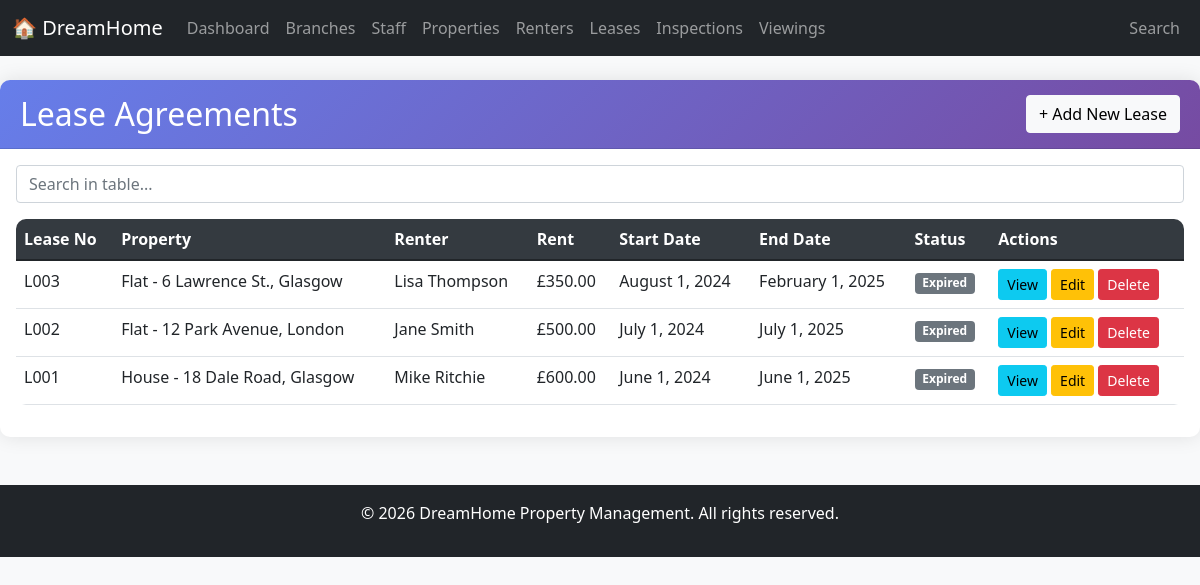
Screenshot of /pages/leases/index.php with the database file from the repository.
### tables this page shows
CREATE TABLE Lease (
    LeaseNo VARCHAR(10) PRIMARY KEY,
    PropertyNo VARCHAR(10) NOT NULL,
    RenterNo VARCHAR(10) NOT NULL,
    StaffNo VARCHAR(10),
    Rent DECIMAL(10,2) NOT NULL,
    DepositAmount DECIMAL(10,2),
    IsDepositPaid BOOLEAN DEFAULT FALSE,
    StartDate DATE NOT NULL,
    EndDate DATE NOT NULL,
    LeaseDuration INT,
    PaymentMethod VARCHAR(50),
    Status ENUM('Active','Expired','Terminated') DEFAULT 'Active',
    CONSTRAINT chk_lease_dates CHECK (EndDate > StartDate),
    FOREIGN KEY (PropertyNo) REFERENCES Property(PropertyNo)
        ON UPDATE CASCADE ON DELETE RESTRICT,
    FOREIGN KEY (RenterNo) REFERENCES Renter(RenterNo)
        ON UPDATE CASCADE ON DELETE RESTRICT,
    FOREIGN KEY (StaffNo) REFERENCES Staff(StaffNo)
        ON UPDATE CASCADE ON DELETE SET NULL
);

CREATE TABLE Property (
    PropertyNo VARCHAR(10) PRIMARY KEY,
    StreetName VARCHAR(100) NOT NULL,
    District VARCHAR(50),
    City VARCHAR(50) NOT NULL,
    PostCode VARCHAR(20),
    PropertyType VARCHAR(30),
    Rooms INT,
    RentAmount DECIMAL(10,2),
    StaffNo VARCHAR(10),
    BranchNo VARCHAR(10) NOT NULL,
    Status ENUM('Available','Rented','Withdrawn') DEFAULT 'Available',
    DateAvailable DATE,
    CONSTRAINT chk_rent CHECK (RentAmount > 0),
    CONSTRAINT chk_rooms CHECK (Rooms > 0),
    FOREIGN KEY (StaffNo) REFERENCES Staff(StaffNo)
        ON UPDATE CASCADE ON DELETE SET NULL,
    FOREIGN KEY (BranchNo) REFERENCES Branch(BranchNo)
        ON UPDATE CASCADE ON DELETE RESTRICT
);

### config/database.php (called while the page is built, shortened)
<?php
function formatDate($dateString) {
    $timestamp = strtotime($dateString);
    return date('F j, Y', $timestamp);
}
function formatMoney($amount) {
    return '£' . number_format((float)$amount, 2);
}
?>

### pages/leases/index.php (the view, shortened to what this page needs)
<?php
include '../../includes/header.php';
$database = new Database();
$db = $database->getConnection();
$sql = "SELECT l.*, p.StreetName, p.City, p.PropertyType,
        CONCAT(r.FName, ' ', r.LName) as renter_name,
        CONCAT(s.FName, ' ', s.LName) as staff_name
        FROM Lease l
        JOIN Property p ON l.PropertyNo = p.PropertyNo
        JOIN Renter r ON l.RenterNo = r.RenterNo
        LEFT JOIN Staff s ON l.StaffNo = s.StaffNo
        ORDER BY l.StartDate DESC";
$stmt = $db->prepare($sql);
$stmt->execute();
$leases = $stmt->fetchAll(PDO::FETCH_ASSOC);
?>
<div class="card">
    <div class="card-header d-flex justify-content-between align-items-center">
        <h2 class="mb-0">Lease Agreements</h2>
        <button class="btn btn-light" onclick="location.href='add.php'">+ Add New Lease</button>
    </div>
    <div class="card-body">
        <div class="table-responsive">
            <table class="table table-hover">
                <thead>
                    <tr>
                        <th>Lease No</th>
                        <th>Property</th>
                        <th>Renter</th>
                        <th>Rent</th>
                        <th>Start Date</th>
                        <th>End Date</th>
                        <th>Status</th>
                        <th>Actions</th>
                    </thead>
                <tbody>
                    <?php foreach ($leases as $lease):
                        $status = strtotime($lease['EndDate']) < time() ? 'Expired' : 'Active';
                        $status_class = $status == 'Active' ? 'success' : 'secondary';
                    ?>
                    <tr>
                        <td><?php echo $lease['LeaseNo']; ?></td>
                        <td><?php echo $lease['PropertyType'] . ' - ' . $lease['StreetName'] . ', ' . $lease['City']; ?></td>
                        <td><?php echo $lease['renter_name']; ?></td>
                        <td><?php echo formatMoney($lease['Rent']); ?></td>
                        <td><?php echo formatDate($lease['StartDate']); ?></td>
                        <td><?php echo formatDate($lease['EndDate']); ?></td>
                        <td><span class="badge bg-<?php echo $status_class; ?>"><?php echo $status; ?></span></td>
                        <td>
                            <button class="btn btn-sm btn-info" onclick="location.href='view.php?lease_no=<?php echo $lease['LeaseNo']; ?>'">View</button>
                            <button class="btn btn-sm btn-warning" onclick="location.href='edit.php?lease_no=<?php echo $lease['LeaseNo']; ?>'">Edit</button>
                            <button class="btn btn-sm btn-danger" onclick="if(confirm('Delete this lease?')) location.href='index.php?delete=<?php echo $lease['LeaseNo']; ?>'">Delete</button>
                         </td>
                     </tr>
                    <?php endforeach; ?>
                </tbody>
             </table>
        </div>
    </div>
</div>
<?php include '../../includes/footer.php'; ?>

### css/style.css (style rules this page uses)
body { background-color: #f8f9fa; font-family: 'Segoe UI', Tahoma, Geneva, Verdana, sans-serif; }
.card { border: none; border-radius: 10px; box-shadow: 0 0 20px rgba(0,0,0,0.1); margin-bottom: 20px; }
.card-header { background: linear-gradient(135deg, #667eea 0%, #764ba2 100%); color: white; border-radius: 10px 10px 0 0 !important; padding: 15px 20px; }
.table { background-color: white; border-radius: 10px; overflow: hidden; }
.table thead { background-color: #343a40; color: white; }

### rows the page displays
lease: LeaseNo "L003", PropertyNo.PropertyType "Flat", PropertyNo.StreetName "6 Lawrence St.", PropertyNo.City "Glasgow", renter_name "Lisa Thompson", Rent "£350.00", StartDate "August 1, 2024", EndDate "February 1, 2025"
lease: LeaseNo "L002", PropertyNo.PropertyType "Flat", PropertyNo.StreetName "12 Park Avenue", PropertyNo.City "London", renter_name "Jane Smith", Rent "£500.00", StartDate "July 1, 2024", EndDate "July 1, 2025"
lease: LeaseNo "L001", PropertyNo.PropertyType "House", PropertyNo.StreetName "18 Dale Road", PropertyNo.City "Glasgow", renter_name "Mike Ritchie", Rent "£600.00", StartDate "June 1, 2024", EndDate "June 1, 2025"
